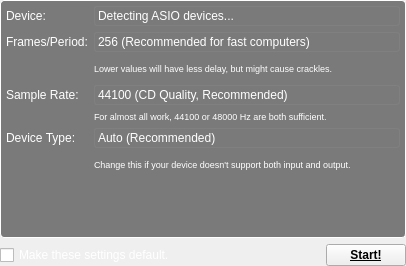
<?xml version="1.0" encoding="UTF-8"?>
<ui version="4.0">
 <class>AudioSettingsWidget</class>
 <widget class="QWidget" name="AudioSettingsWidget">
  <property name="geometry">
   <rect>
    <x>0</x>
    <y>0</y>
    <width>400</width>
    <height>266</height>
   </rect>
  </property>
  <property name="windowTitle">
   <string>Form</string>
  </property>
  <property name="autoFillBackground">
   <bool>false</bool>
  </property>
  <property name="styleSheet">
   <string notr="true">#asettings {
  background-color: rgb(255, 255, 255,0);
color: rgb(255,255,255);
}</string>
  </property>
  <layout class="QGridLayout" name="gridLayout">
   <property name="horizontalSpacing">
    <number>0</number>
   </property>
   <property name="margin">
    <number>0</number>
   </property>
   <item row="0" column="0" colspan="4">
    <widget class="QFrame" name="frame">
     <property name="autoFillBackground">
      <bool>false</bool>
     </property>
     <property name="styleSheet">
      <string notr="true">* {
background-color: rgb(255, 255, 255,0);
color: rgb(255,255,255);
}

#frame {
	background-color: rgb(0,0,0,125);
    border-radius:4;
	border: 1 solid white;
}

 QComboBox QAbstractItemView {
     border: 1px solid darkgray;
     border-radius: 3;
     selection-background-color: white;
     background-color: black;
     selection-color: black;
 }

 QComboBox {
     border: 1px solid gray;
     border-radius: 3px;
     padding: 1px 18px 1px 3px;
     min-width: 6em;
 }

 QComboBox:selected {
     border: 1px solid gray;
     border-radius: 3px;
     padding: 1px 18px 1px 3px;
     min-width: 6em;
 }


 QComboBox::drop-down {
     border: 0px solid black;
     subcontrol-origin: padding;
     subcontrol-position: top right;
     width: 15px;
 }</string>
     </property>
     <property name="frameShape">
      <enum>QFrame::StyledPanel</enum>
     </property>
     <property name="frameShadow">
      <enum>QFrame::Raised</enum>
     </property>
     <layout class="QFormLayout" name="formLayout">
      <property name="fieldGrowthPolicy">
       <enum>QFormLayout::AllNonFixedFieldsGrow</enum>
      </property>
      <property name="margin">
       <number>5</number>
      </property>
      <item row="0" column="0">
       <widget class="QLabel" name="device_label">
        <property name="text">
         <string>Device:</string>
        </property>
       </widget>
      </item>
      <item row="0" column="1">
       <widget class="QComboBox" name="asioDevice_comboBox">
        <property name="enabled">
         <bool>false</bool>
        </property>
        <item>
         <property name="text">
          <string>Detecting ASIO devices...</string>
         </property>
        </item>
       </widget>
      </item>
      <item row="2" column="0">
       <widget class="QLabel" name="fp_label">
        <property name="text">
         <string>Frames/Period:</string>
        </property>
       </widget>
      </item>
      <item row="2" column="1">
       <widget class="QComboBox" name="fp_comboBox">
        <property name="currentIndex">
         <number>4</number>
        </property>
        <item>
         <property name="text">
          <string>16</string>
         </property>
        </item>
        <item>
         <property name="text">
          <string>32</string>
         </property>
        </item>
        <item>
         <property name="text">
          <string>64</string>
         </property>
        </item>
        <item>
         <property name="text">
          <string>128</string>
         </property>
        </item>
        <item>
         <property name="text">
          <string>256 (Recommended for fast computers)</string>
         </property>
        </item>
        <item>
         <property name="text">
          <string>512 (Recommended if you hear crackling at 256)</string>
         </property>
        </item>
        <item>
         <property name="text">
          <string>1024</string>
         </property>
        </item>
        <item>
         <property name="text">
          <string>2048</string>
         </property>
        </item>
        <item>
         <property name="text">
          <string>4096</string>
         </property>
        </item>
       </widget>
      </item>
      <item row="4" column="1">
       <widget class="QLabel" name="advancedWarning_label">
        <property name="font">
         <font>
          <pointsize>7</pointsize>
         </font>
        </property>
        <property name="text">
         <string>Lower values will have less delay, but might cause crackles.</string>
        </property>
        <property name="wordWrap">
         <bool>true</bool>
        </property>
       </widget>
      </item>
      <item row="6" column="0">
       <widget class="QLabel" name="sr_label">
        <property name="text">
         <string>Sample Rate:</string>
        </property>
       </widget>
      </item>
      <item row="6" column="1">
       <widget class="QComboBox" name="sr_comboBox">
        <property name="currentIndex">
         <number>2</number>
        </property>
        <item>
         <property name="text">
          <string>22055 (Bad Quality)</string>
         </property>
        </item>
        <item>
         <property name="text">
          <string>32000 (Bad Quality)</string>
         </property>
        </item>
        <item>
         <property name="text">
          <string>44100 (CD Quality, Recommended)</string>
         </property>
        </item>
        <item>
         <property name="text">
          <string>48000 (TV Quality)</string>
         </property>
        </item>
        <item>
         <property name="text">
          <string>88200 (2x CD Quality)</string>
         </property>
        </item>
        <item>
         <property name="text">
          <string>96000 (2x TV Quality)</string>
         </property>
        </item>
        <item>
         <property name="text">
          <string>192000 (Kinda silly)</string>
         </property>
        </item>
       </widget>
      </item>
      <item row="7" column="1">
       <widget class="QLabel" name="label">
        <property name="font">
         <font>
          <pointsize>7</pointsize>
         </font>
        </property>
        <property name="text">
         <string>For almost all work, 44100 or 48000 Hz are both sufficient.</string>
        </property>
       </widget>
      </item>
      <item row="9" column="0">
       <widget class="QLabel" name="devType_label">
        <property name="text">
         <string>Device Type:</string>
        </property>
       </widget>
      </item>
      <item row="9" column="1">
       <widget class="QComboBox" name="devType_comboBox">
        <property name="styleSheet">
         <string notr="true"/>
        </property>
        <item>
         <property name="text">
          <string>Auto (Recommended)</string>
         </property>
        </item>
        <item>
         <property name="text">
          <string>Duplex</string>
         </property>
        </item>
        <item>
         <property name="text">
          <string>Playback Only</string>
         </property>
        </item>
        <item>
         <property name="text">
          <string>Recording Only</string>
         </property>
        </item>
       </widget>
      </item>
      <item row="10" column="1">
       <widget class="QLabel" name="label_2">
        <property name="font">
         <font>
          <pointsize>7</pointsize>
         </font>
        </property>
        <property name="text">
         <string>Change this if your device doesn't support both input and output.</string>
        </property>
        <property name="wordWrap">
         <bool>true</bool>
        </property>
       </widget>
      </item>
      <item row="11" column="1">
       <spacer name="verticalSpacer">
        <property name="orientation">
         <enum>Qt::Vertical</enum>
        </property>
        <property name="sizeHint" stdset="0">
         <size>
          <width>306</width>
          <height>3</height>
         </size>
        </property>
       </spacer>
      </item>
     </layout>
    </widget>
   </item>
   <item row="1" column="2">
    <widget class="QPushButton" name="pushButton">
     <property name="sizePolicy">
      <sizepolicy hsizetype="Maximum" vsizetype="Fixed">
       <horstretch>0</horstretch>
       <verstretch>0</verstretch>
      </sizepolicy>
     </property>
     <property name="font">
      <font>
       <weight>75</weight>
       <bold>true</bold>
       <underline>true</underline>
      </font>
     </property>
     <property name="text">
      <string>Start!</string>
     </property>
    </widget>
   </item>
   <item row="1" column="1">
    <widget class="QCheckBox" name="dontAsk">
     <property name="sizePolicy">
      <sizepolicy hsizetype="Expanding" vsizetype="Fixed">
       <horstretch>0</horstretch>
       <verstretch>0</verstretch>
      </sizepolicy>
     </property>
     <property name="styleSheet">
      <string notr="true">color: rgb(255, 255, 255);</string>
     </property>
     <property name="text">
      <string>Make these settings default.</string>
     </property>
    </widget>
   </item>
  </layout>
 </widget>
 <resources/>
 <connections/>
</ui>
